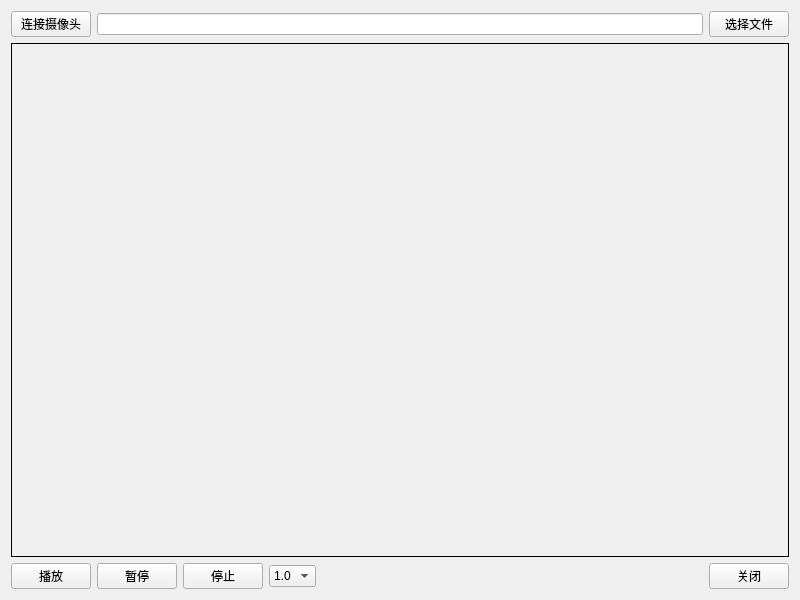
<?xml version="1.0" encoding="UTF-8"?>
<ui version="4.0">
 <class>Widget</class>
 <widget class="QWidget" name="Widget">
  <property name="geometry">
   <rect>
    <x>0</x>
    <y>0</y>
    <width>800</width>
    <height>600</height>
   </rect>
  </property>
  <property name="windowTitle">
   <string>Widget</string>
  </property>
  <layout class="QVBoxLayout" name="verticalLayout">
   <item>
    <layout class="QHBoxLayout" name="horizontalLayout">
     <item>
      <widget class="QPushButton" name="camera">
       <property name="text">
        <string>连接摄像头</string>
       </property>
      </widget>
     </item>
     <item>
      <widget class="QLineEdit" name="lineEdit"/>
     </item>
     <item>
      <widget class="QPushButton" name="chose_file">
       <property name="text">
        <string>选择文件</string>
       </property>
      </widget>
     </item>
    </layout>
   </item>
   <item>
    <widget class="QLabel" name="label">
     <property name="frameShape">
      <enum>QFrame::Box</enum>
     </property>
     <property name="frameShadow">
      <enum>QFrame::Plain</enum>
     </property>
     <property name="text">
      <string/>
     </property>
    </widget>
   </item>
   <item>
    <layout class="QHBoxLayout" name="horizontalLayout_3">
     <item>
      <layout class="QHBoxLayout" name="horizontalLayout_2">
       <item>
        <widget class="QPushButton" name="play">
         <property name="text">
          <string>播放</string>
         </property>
        </widget>
       </item>
       <item>
        <widget class="QPushButton" name="pause">
         <property name="text">
          <string>暂停</string>
         </property>
        </widget>
       </item>
       <item>
        <widget class="QPushButton" name="stop">
         <property name="text">
          <string>停止</string>
         </property>
         <property name="checkable">
          <bool>false</bool>
         </property>
        </widget>
       </item>
       <item>
        <widget class="QComboBox" name="speed">
         <property name="editable">
          <bool>false</bool>
         </property>
         <property name="currentIndex">
          <number>2</number>
         </property>
         <item>
          <property name="text">
           <string>2.0</string>
          </property>
         </item>
         <item>
          <property name="text">
           <string>1.5</string>
          </property>
         </item>
         <item>
          <property name="text">
           <string>1.0</string>
          </property>
         </item>
         <item>
          <property name="text">
           <string>0.5</string>
          </property>
         </item>
        </widget>
       </item>
      </layout>
     </item>
     <item>
      <spacer name="horizontalSpacer">
       <property name="orientation">
        <enum>Qt::Horizontal</enum>
       </property>
       <property name="sizeHint" stdset="0">
        <size>
         <width>40</width>
         <height>20</height>
        </size>
       </property>
      </spacer>
     </item>
     <item>
      <widget class="QPushButton" name="close">
       <property name="text">
        <string>关闭</string>
       </property>
      </widget>
     </item>
    </layout>
   </item>
  </layout>
 </widget>
 <resources/>
 <connections/>
</ui>
